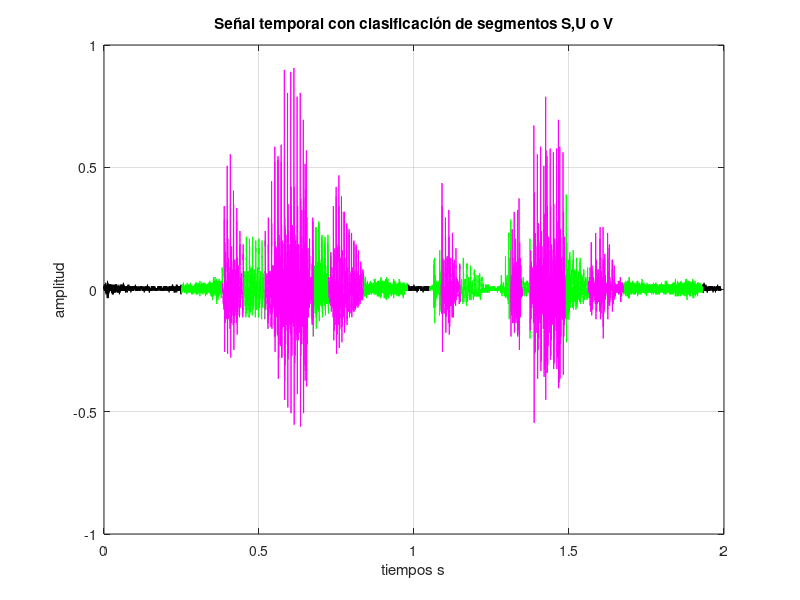

Write MATLAB code to recreate this figure. (Note: this script raises an error after producing the figure.)
%% II.1) Segmento VUS 
load("test_training_signals.mat");

x1 = test_signal;
x2 = training_signal;
soundsc(x2,fs)
L=length(x1);

t = 0:1/fs:L/fs-1/fs;
% [u1,u2] = segment(x2);

%% Segmentos SUV 

S1 = 1:2000;
U1 = 2000:3060;
V1 = 3060:3600;
U2 = 3600:4150;
V2 = 4150:5400;
U3 = 5400:5800;
V3 = 5800:6690;
U4 = 6690:7830;
S2 = 7830:8400;
U5 = 8400:8700;
V4 = 8700:9200;
U6 = 9200:10200;
U7 = 10200:10500;
V5 = 10500:10800;
U8 = 10800:11000;
V6 = 11000:11900;
U9 = 11900:12500;
V7 = 12500:13400;
U10 = 13400:15450;
S3 = 15450:15920;
%% PLOT de los segmentos VUS (manual)
figure
plot(t(S1),x2(S1),'black'), hold on % SILENCIOS
plot(t(S2),x2(S2),'black')
plot(t(S3),x2(S3),'black')

plot(t(U1),x2(U1),'green') % CONSONANTES
plot(t(U2),x2(U2),'green')
plot(t(U3),x2(U3),'green')
plot(t(U4),x2(U4),'green')
plot(t(U5),x2(U5),'green')
plot(t(U6),x2(U6),'green')
plot(t(U7),x2(U7),'green')
plot(t(U8),x2(U8),'green')
plot(t(U9),x2(U9),'green')
plot(t(U10),x2(U10),'green')

plot(t(V1),x2(V1),'magenta') % VOCALES
plot(t(V2),x2(V2),'magenta')
plot(t(V3),x2(V3),'magenta')
plot(t(V4),x2(V4),'magenta')
plot(t(V5),x2(V5),'magenta')
plot(t(V6),x2(V6),'magenta')
plot(t(V7),x2(V7),'magenta')
title ('Señal temporal con clasificación de segmentos S,U o V')
xlabel ('tiempos s')
ylabel('amplitud')
grid on 
hold off 
%% Calculo de Vrms y Zero crossing count

zcS1 = zerocrossing(x2(S1));
zcS2 = zerocrossing(x2(S2));
zcS3 = zerocrossing(x2(S3));

zcU1 = zerocrossing(x2(U1));
zcU2 = zerocrossing(x2(U2));
zcU3 = zerocrossing(x2(U3));
zcU4 = zerocrossing(x2(U4));
zcU5 = zerocrossing(x2(U5));
zcU6 = zerocrossing(x2(U6));
zcU7 = zerocrossing(x2(U7));
zcU8 = zerocrossing(x2(U8));
zcU9 = zerocrossing(x2(U9));
zcU10 = zerocrossing(x2(U10));

zcV1 = zerocrossing(x2(V1));
zcV2 = zerocrossing(x2(V2));
zcV3 = zerocrossing(x2(V3));
zcV4 = zerocrossing(x2(V4));
zcV5 = zerocrossing(x2(V5));
zcV6 = zerocrossing(x2(V6));
zcV7 = zerocrossing(x2(V7));


S1rms = rms(x2(S1));
S2rms = rms(x2(S2));
S3rms = rms(x2(S3));


U1rms = rms(x2(U1));
U2rms = rms(x2(U2));
U3rms = rms(x2(U3));
U4rms = rms(x2(U4));
U5rms = rms(x2(U5));
U6rms = rms(x2(U6));
U7rms = rms(x2(U7));
U8rms = rms(x2(U8));
U9rms = rms(x2(U9));
U10rms = rms(x2(U10));

V1rms = rms(x2(V1));
V2rms = rms(x2(V2));
V3rms = rms(x2(V3));
V4rms = rms(x2(V4));
V5rms = rms(x2(V5));
V6rms = rms(x2(V6));
V7rms = rms(x2(V7));

figure()
scatter(V1rms,zcV1,'magenta')
hold on 
scatter(V2rms,zcV2,'magenta')
scatter(V3rms,zcV3,'magenta')
scatter(V4rms,zcV4,'magenta')
scatter(V5rms,zcV5,'magenta')
scatter(V6rms,zcV6,'magenta')
scatter(V7rms,zcV7,'magenta')

scatter(U1rms,zcU1,'blue')
scatter(U2rms,zcU2,'blue')
scatter(U3rms,zcU3,'blue')
scatter(U4rms,zcU4,'blue')
scatter(U5rms,zcU5,'blue')
scatter(U6rms,zcU6,'blue')
scatter(U7rms,zcU7,'blue')
scatter(U8rms,zcU8,'blue')
scatter(U9rms,zcU9,'blue')
scatter(U10rms,zcU10,'blue')

scatter(S1rms,zcS1,'black')
scatter(S2rms,zcS2,'black')
scatter(S3rms,zcS3,'black')
title ('Diagrama de nube de puntos Cruces-por-cero v/s Valor RMS para segmentos S, U o V')
xlabel('Valor RMS')
ylabel('Cruces por cero')
%%
% umbral rms SILENCIO
s_th = 0.036;

% umbral rms U/V y de cruces por cero
uv_th = 0.040; uv_vzc = 190;

% umbral rms Vibración de cuerdas vocales (V) 
v_th = 0.07;
%% II.2) 

l = length(x1); 
frame_idx = 1:l/20; % lotes de muestras.

VUS = zeros(length(frame_idx),1); % Salida VUS (1,-1,0).
RMS = zeros(length(frame_idx),1);

for k = 1:length(frame_idx)
    frame = x1((20*(k-1)+1):20*(k)); % Muestreado en frames.
    rms_v = rms(frame);   % RMS del frame de 20 muestras.
    zc_v = zerocrossing(frame); % Cruces por cero del frame.
    RMS(k) = rms_v;
    if (rms_v < s_th)   % Umbral de rms para determinar Silencio.
        VUS(k) = 0;
    elseif (rms_v>s_th && rms_v<uv_th)
        VUS(k) = -1;
    elseif (rms_v > uv_th && rms_v < v_th && zc_v < uv_vzc)  % Zona de incerteza U/V. 
        VUS(k) = -1;
    elseif (rms_v > uv_th && rms_v < v_th && zc_v > uv_vzc)
        VUS(k) = 1;
    elseif rms_v > v_th    % Umbral rms para determinar vocales V.
        VUS(k) = 1;
    end
end
figure()
subplot(3,1,1)
plot(x1)
title('Señal temporal de prueba')
xlabel('muestra n')
ylabel('Amplitud')
subplot(3,1,2)
stairs(VUS)
title('Variable VUS en función del frame n de 20 muestras')
xlabel('frame n')
ylabel('VUS (1,-1,0)')
ylim([-1.1,1.1])
subplot(3,1,3)
plot(RMS)
xlabel('frame n')
ylabel('valor RMS')
%% 
function zc = zerocrossing(x)
    zc = 0;
    for i = 1:length(x)
        if i >1 
            if x(i)>0 && x(i-1)<0 || x(i)<0 && x(i-1)>0
                zc = zc+1;
            end
        end
    end
end

function y = mylpc(x,P)
    N = 160; % frame length
    i = 50; % lote n°i de N muestras
    sp = i*N+1; %starting point (sample)

    %vector de N muestras de x(n)
    x = x(sp:sp+N-1);

    % autocorrelación del vector x con desfase máximo P.
    rx = xcorr(x,P); % largo 2*P + 1

    % matriz Rx simétrica con toeplitz
    RxColumn = rx(P+1:end-1); % largo P rx(0:P-1)
    Rx = toeplitz(RxColumn);

    % vector xcorr corregido 
    rx2 = rx(P+2:end); % largo P rx(1:P)

    % Rx*a = rx => Rx^-1*Rx*a rx*Rx^-1 => a = Rx^-1* rx
    ag = Rx\rx2;
    a = [1 -ag.'];
    y = a; 
end

function y = mylpc2(x,P)
    N = 20; % frame length
    i = 0; % lote n°i de N muestras
    sp = i*N+1; %starting point (sample)

    %vector de N muestras de x(n)
    x = x(sp:sp+N-1);

    % autocorrelación del vector x con desfase máximo P.
    rx = xcorr(x,P); % largo 2*P + 1

    % matriz Rx simétrica con toeplitz
    RxColumn = rx(P+1:end-1); % largo P rx(0:P-1)
    Rx = toeplitz(RxColumn);

    % vector xcorr corregido 
    rx2 = rx(P+2:end); % largo P rx(1:P)

    % Rx*a = rx => Rx^-1*Rx*a rx*Rx^-1 => a = Rx^-1* rx
    ag = Rx\rx2;
    a = [1 -ag.'];
    y = a; 
end

function X = exciteV(N,Np)
    
    X = zeros(length(N));
    X(1) = 1;

    for i=2:N
        if mod(i,Np)==0
            X(i)=1;
        else 
            X(i)=0;
        end
    end
end

%funcion de segmentación visual
function [l1,l2] = segment(x)
   plot(x)
   xlim([0 length(x)])
   [lims, ~] = ginput(2);
   lims=floor(lims);
   if lims(1)>lims(2)
       limsaux=lims(1);
       lims(1)=lims(2);
       lims(2)=limsaux;
   end
   if lims(1)<0
       lims(1)=1;
   end
   if lims(2)>length(x)
       lims(2)=lenght(x);
   end
   l1 = lims(1);
   l2 = lims(2);
end